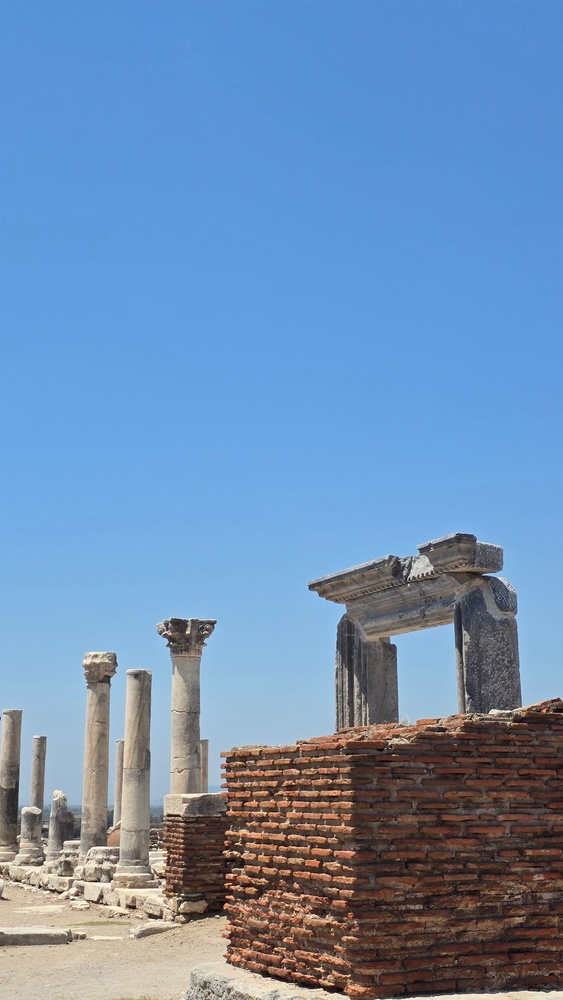
#> input picture 13_Magnitude_Spectrum/image51.jpg, 563 x 1000 px, shrunk from 2252 x 4000 before the run
$ python program.py
#> lines starting #> are read from the running program, lines starting #| are printed output that depends on the picture
import cv2
import numpy as np
import matplotlib.pyplot as plt

img = cv2.imread("image51.jpg",0)
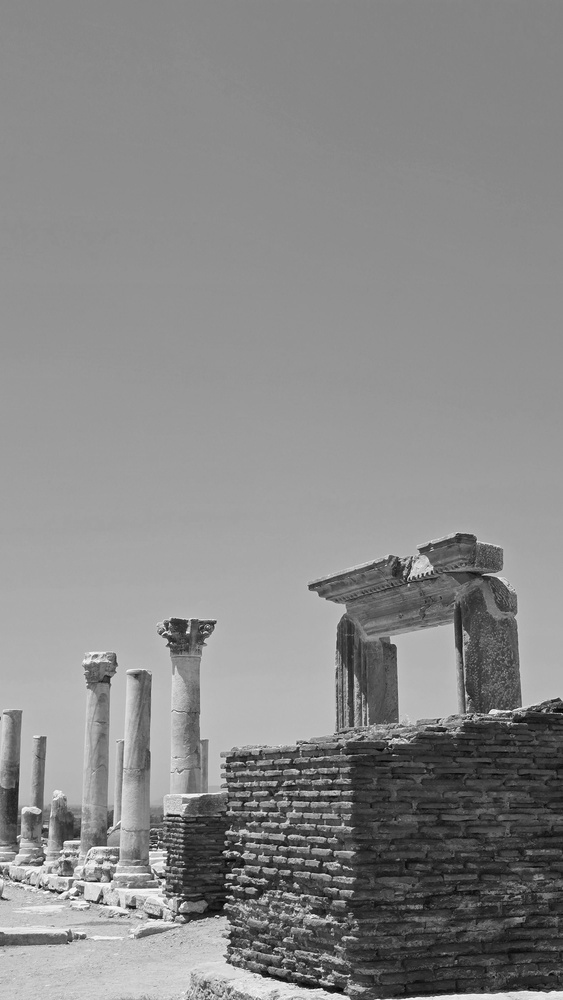
#> img: shape (1000, 563); min 0, max 255, mean 137.1

dft = cv2.dft(np.float32(img),
              flags=cv2.DFT_COMPLEX_OUTPUT)

shift = np.fft.fftshift(dft)

mag = 20*np.log(
    cv2.magnitude(shift[:,:,0],
                  shift[:,:,1])+1
)
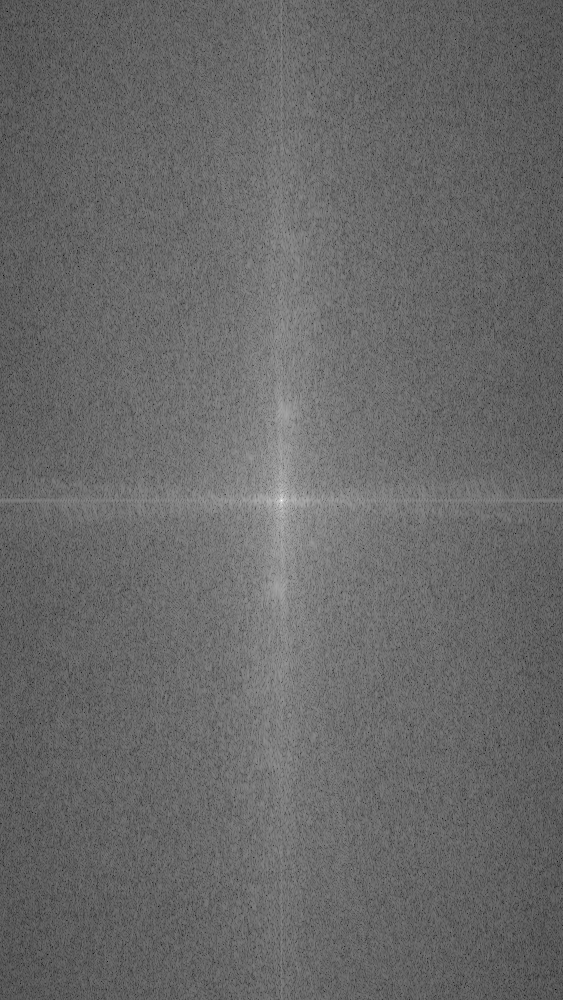
#> mag: shape (1000, 563) float32; min 34.46, max 363.2, mean 169.5; drawn with min black and max white

plt.imshow(mag,cmap='gray')
plt.axis("off")

plt.savefig("output.png")
plt.close()
